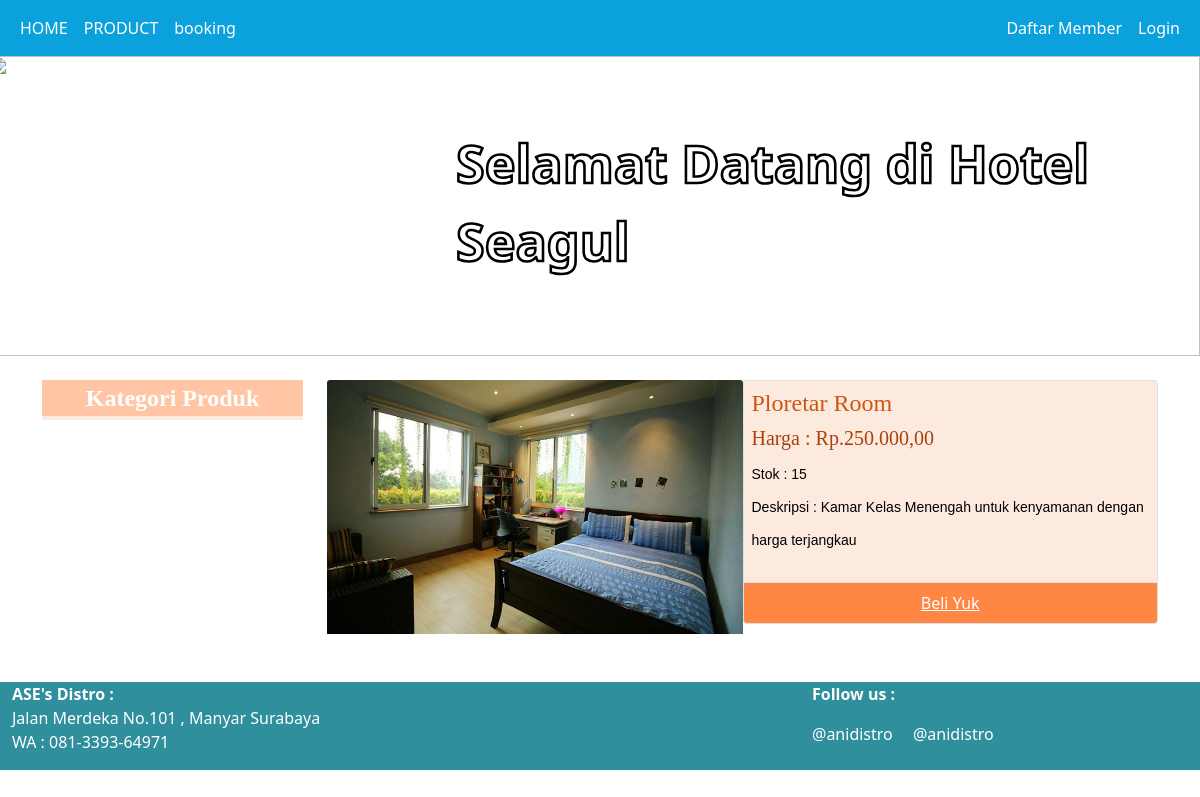
Page /?page=detailproduk&id=14 on the committed database.
### tables this page shows
CREATE TABLE `mst_kamar` (
  `id_kamar` int(11) NOT NULL,
  `nm_kamar` varchar(50) NOT NULL,
  `gambar` varchar(25) NOT NULL,
  `id_tipe` int(11) NOT NULL,
  `harga` int(11) NOT NULL,
  `jml` int(11) NOT NULL,
  `deskripsi` text NOT NULL
);

### detailproduk.php (the view)
<?php
function rupiah($angka){
	$hasil_rupiah = "Rp." . number_format($angka,2,',', '.');
	return $hasil_rupiah;
}
?>
<div class="container pb-5">
	<div class="row">
		<div class="col-md-3 pt-4">
			<div class="kategori-title">Kategori Produk</div>
			<div class="subkategori" id="subkategori"></div>
		</div>
		<div class="col-md-9 pt-4">
		<?php
				$dtlproduk = mysqli_query($koneksidb,"select*from mst_kamar ")
					or die("gagal akses table mst_kamar".mysqli_error($koneksidb));
				while($p = mysqli_fetch_array($dtlproduk)){
					if(isset($_GET['id']) == ($_GET['id']==$p['id_kamar'])){
			?>
			<div class="row">
				<div class="col-md-6 pe-0">
					<img src="assets/img/<?= $p['gambar'];?>" class="card-img-top" alt="..." />
				</div>
				<div class="col-md-6 ps-0">
					<div class="card">
						<div class="card-body subkategori p-2">
							<h4><?= $p['nm_kamar'];?></h4>
							<h5 class="harga">Harga : <?= rupiah($p['harga']); ?></h5>
							<p style="color: black; font-family: Arial, Helvetica, sans-serif; font-size: 14px">
								Stok : <?= $p['jml'];?> <br />
								Deskripsi : <?= $p['deskripsi'];?> <br />
							</p>
						</div>
						<ul class="list-group list-group-flush">
							<li class="list-group-item btndetail">
								<a href="http://wa.me/6281339364971?text=Saya mau beli Sweater 001- white , Harga Rp. 100,000 "
									target="_blank" class="text-white">Beli Yuk</a>
							</li>
						</ul>
					</div>
				</div>
			</div>
		</div>
	</div>
	<?php
	}
	}
	?>
</div>

### assets/styles.css (style rules this page uses)
.kategori-title { position: relative; background: #ffc5a4; color: white; text-align: center; font-size: 24px; font-family: cursive; font-weight: bold; }
.subkategori { background: #fdeadf; color: #cf5612; font-size: 18px; font-family: cursive; line-height: 25pt; padding: 2px; }
.harga { color: #aa4208; }
.btndetail { background: #ff8743; border: 3px solid #ff8743; box-sizing: border-box; color: white; text-align: center; }

### rows in the picture
mst_kamar: gambar (picture), nm_kamar "Ploretar Room", harga "Rp.250.000,00", jml "15", deskripsi "Kamar Kelas Menengah untuk kenyamanan dengan harga terjangkau"
